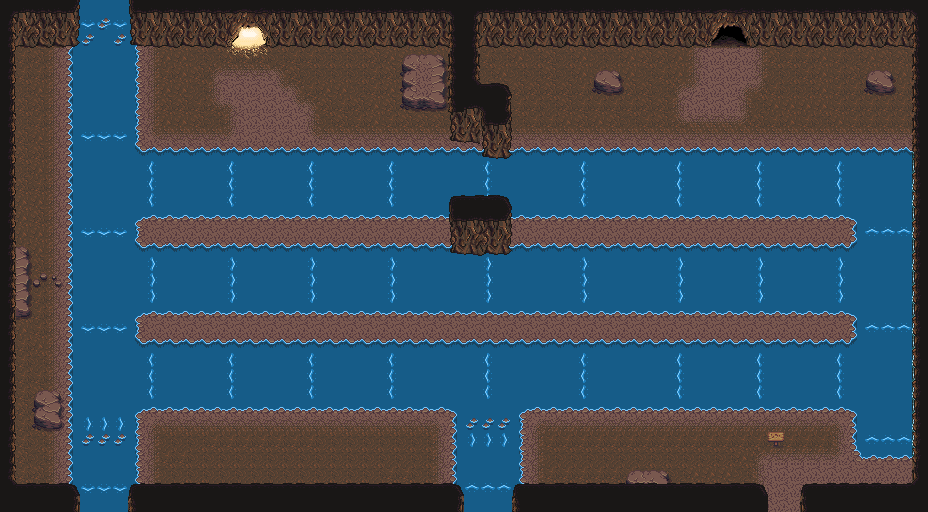

Tiled map render using the project's own tile images. Description and the map definition, with tile-layer contents summarised, below:
An orthogonal 58x32 tile map with 16x16 px tiles, 5 tile layers (Tile Layer 1, horizontalVectorLayer, objectLayer, blockingRocks, ...), 1 hidden layer not drawn, 5 tilesets and 66 objects (Loop, water, rightRow3Rocks, rightRow2Rocks, leftRow1Rocks, ...).

<map version="1.8" tiledversion="1.8.4" orientation="orthogonal" renderorder="right-down" width="58" height="32" tilewidth="16" tileheight="16" infinite="0" nextlayerid="13" nextobjectid="117">
 <tileset firstgid="1" source="cave2.tsx" />
 <tileset firstgid="337" source="cave.tsx" />
 <tileset firstgid="1337" source="objects.tsx" />
 <tileset firstgid="1997" source="overworld.tsx" />
 <tileset firstgid="3437" source="caveTilesWithGradient.tsx" />
 <layer id="1" name="Tile Layer 1" width="58" height="32">
  <data>[1856 cells, 1856 non-empty, 25 distinct tile ids]</data>
 </layer>
 <layer id="3" name="horizontalVectorLayer" width="58" height="32">
  <data>[1856 cells, 132 non-empty, 2 distinct tile ids]</data>
 </layer>
 <layer id="9" name="objectLayer" width="58" height="32">
  <data>[1856 cells, 1 non-empty, 1 distinct tile ids]</data>
 </layer>
 <layer id="6" name="blockingRocks" width="58" height="32">
  <data>[1856 cells, 50 non-empty, 14 distinct tile ids]</data>
 </layer>
 <layer id="7" name="moveableRocks" width="58" height="32" visible="0" locked="1">
  <data>[1856 cells, 35 non-empty, 9 distinct tile ids]</data>
 </layer>
 <layer id="2" name="walls" width="58" height="32">
  <data>[1856 cells, 364 non-empty, 57 distinct tile ids]</data>
 </layer>
 <objectgroup id="12" name="RoomCollider">
  <object id="104" name="Loop" x="80" y="488">
   <polyline points="0,0 48,0" />
  </object>
  <object id="110" x="228" y="44">
   <polyline points="0,0 44,0" />
  </object>
  <object id="111" x="704" y="44">
   <polyline points="0,0 48,0" />
  </object>
 </objectgroup>
 <objectgroup id="10" name="vectorCollisionLayer">
  <object id="68" x="80" y="128" width="48" height="16.6667" />
  <object id="69" x="146" y="160" width="14.6667" height="48.6667" />
  <object id="70" x="80.6667" y="223.333" width="48" height="17.3333" />
  <object id="71" x="144" y="256" width="16" height="48.6667" />
  <object id="72" x="81.3333" y="320.667" width="45.3333" height="16.6667" />
  <object id="73" x="144" y="352.667" width="16.6667" height="47.3333" />
  <object id="75" x="224" y="160.667" width="18" height="50.6667" />
  <object id="76" x="224.667" y="255.333" width="17.3333" height="50" />
  <object id="77" x="224" y="352.667" width="17.3333" height="50.6667" />
  <object id="78" x="304.667" y="160.667" width="15.3333" height="48" />
  <object id="79" x="304" y="256.667" width="16" height="48" />
  <object id="80" x="304" y="352.667" width="16.6667" height="46.6667" />
  <object id="81" x="384.667" y="160" width="16" height="48" />
  <object id="82" x="384.667" y="256" width="15.3333" height="48.6667" />
  <object id="83" x="382.667" y="351.333" width="18" height="50" />
  <object id="84" x="480" y="160" width="17.3333" height="48.6667" />
  <object id="85" x="480.667" y="255.333" width="14.6667" height="48.6667" />
  <object id="86" x="480.667" y="354" width="16" height="46.6667" />
  <object id="88" x="576" y="160" width="15.3333" height="48" />
  <object id="89" x="672.667" y="159.333" width="14.6667" height="48" />
  <object id="90" x="754" y="161.333" width="13.3333" height="46.6667" />
  <object id="91" x="832.667" y="160" width="14.6667" height="48.6667" />
  <object id="92" x="866" y="225.333" width="46" height="16" />
  <object id="93" x="866.667" y="320.667" width="44" height="16" />
  <object id="94" x="864.667" y="431.333" width="46" height="16" />
  <object id="95" x="832.667" y="352.667" width="14.6667" height="48.6667" />
  <object id="96" x="834" y="256.667" width="14" height="47.3333" />
  <object id="97" x="751.333" y="258" width="16.6667" height="46" />
  <object id="98" x="751.333" y="352.667" width="17.3333" height="47.3333" />
  <object id="99" x="671.333" y="352" width="18" height="49.3333" />
  <object id="100" x="671.333" y="255.333" width="17.3333" height="50" />
  <object id="101" x="576.667" y="256.667" width="14.6667" height="48" />
  <object id="102" x="576" y="352" width="16.6667" height="49.3333" />
  <object id="106" x="464" y="432" width="48" height="16" />
  <object id="107" x="80" y="416" width="48" height="16" />
 </objectgroup>
 <objectgroup id="11" name="waterCollisionLayer">
  <object id="103" name="water" x="73.3333" y="48">
   <polygon points="0,0 -0.666667,435.333 6.16539,435.257 6.6667,464 54.6667,464 54.6667,436 58.6667,432 58.6667,356 386.667,356 386.667,432 390.667,432 390.667,464 438.667,464 438.667,432 442.667,432 442.667,356.667 785.333,356 788.667,406 837.333,406 838.667,103.333 838.667,107.333 439.333,106 66,106 60,106 58,-0.666667 60.6667,166 373.333,165.333 782.667,164 782.667,204 410,202.667 64.6667,202.667 60.6667,202.667 61.3333,167.333 62.6667,263.333 786.667,260 786.667,300 62.6667,300 60.6667,264.667 58,-0.666667" />
  </object>
 </objectgroup>
 <objectgroup id="5" name="collisionLayer">
  <object id="8" x="1" y="-1" width="12" height="515" />
  <object id="9" x="1" y="485" width="78" height="25" />
  <object id="10" x="130" y="484" width="333" height="29" />
  <object id="11" x="2" y="0" width="77" height="47" />
  <object id="12" x="129" y="1" width="99" height="44" />
  <object id="13" x="272" y="0" width="176" height="47" />
  <object id="14" x="447" y="2" width="33" height="139" />
  <object id="16" x="514" y="101" width="35" height="59">
   <polygon points="-1,-17 -33,-21 -35,59 0,59" />
  </object>
  <object id="17" x="477" y="2" width="229" height="44" />
  <object id="18" x="752" y="0" width="175" height="45" />
  <object id="19" x="912" y="0" width="15" height="513" />
  <object id="20" x="802" y="482" width="127" height="29" />
  <object id="21" x="515" y="483" width="253" height="29" />
  <object id="22" x="449" y="216" width="64" height="39" />
  <object id="23" name="rightRow3Rocks" x="722" y="161" width="31" height="45" visible="0" />
  <object id="24" name="rightRow2Rocks" x="721" y="260" width="34" height="46" visible="0" />
  <object id="25" name="leftRow1Rocks" x="211" y="355" width="30" height="48" visible="0" />
  <object id="26" name="leftRow2Rocks" x="207" y="255" width="36" height="51" visible="0" />
  <object id="27" name="leftRow3Rocks" x="209" y="160" width="33" height="49" visible="0" />
  <object id="28" name="goldenEntrance" x="214" y="45.3333">
   <polyline points="0,0 11.3333,0 12,-29.3333 58.6667,-29.3333 58,2 78,2" />
  </object>
  <object id="29" name="normalEntrance" x="703.333" y="46.6667">
   <polyline points="0,0 0.666667,-30 50.6667,-29.3333 50,1.33333 66,1.33333" />
  </object>
  <object id="30" name="sign" x="768.667" y="433.333" width="15.3333" height="13.3333" />
  <object id="31" x="1007.33" y="236.667" height="0.666667">
   <ellipse />
  </object>
  <object id="33" name="torchPlatform" x="12" y="41" width="60" height="450" />
  <object id="108" x="80" y="432" width="48" height="16" />
  <object id="116" x="464" y="416" width="48" height="16" />
 </objectgroup>
 <objectgroup id="11" name="sceneTransitionLayer">
  <object id="103" x="767.938" y="508.188">
   <polyline points="0,0 34.125,0" />
  </object>
 </objectgroup>
</map>
